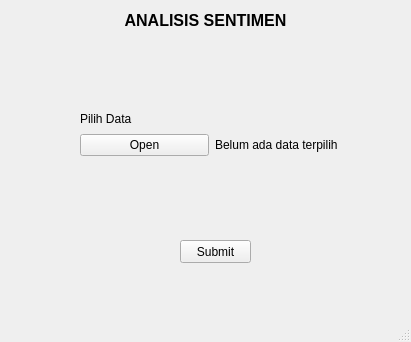
<?xml version="1.0" encoding="UTF-8"?>
<ui version="4.0">
 <class>Window1</class>
 <widget class="QMainWindow" name="Window1">
  <property name="geometry">
   <rect>
    <x>0</x>
    <y>0</y>
    <width>411</width>
    <height>342</height>
   </rect>
  </property>
  <property name="windowTitle">
   <string>Analisis Sentimen</string>
  </property>
  <widget class="QWidget" name="centralwidget">
   <widget class="QLabel" name="label">
    <property name="geometry">
     <rect>
      <x>0</x>
      <y>10</y>
      <width>411</width>
      <height>20</height>
     </rect>
    </property>
    <property name="font">
     <font>
      <pointsize>12</pointsize>
      <weight>75</weight>
      <bold>true</bold>
     </font>
    </property>
    <property name="text">
     <string>ANALISIS SENTIMEN</string>
    </property>
    <property name="alignment">
     <set>Qt::AlignCenter</set>
    </property>
   </widget>
   <widget class="QPushButton" name="btn_submit">
    <property name="geometry">
     <rect>
      <x>180</x>
      <y>240</y>
      <width>71</width>
      <height>23</height>
     </rect>
    </property>
    <property name="text">
     <string>Submit</string>
    </property>
   </widget>
   <widget class="QWidget" name="layoutWidget">
    <property name="geometry">
     <rect>
      <x>80</x>
      <y>110</y>
      <width>264</width>
      <height>46</height>
     </rect>
    </property>
    <layout class="QVBoxLayout" name="verticalLayout">
     <item>
      <widget class="QLabel" name="label_2">
       <property name="text">
        <string>Pilih Data</string>
       </property>
      </widget>
     </item>
     <item>
      <layout class="QHBoxLayout" name="horizontalLayout">
       <item>
        <widget class="QPushButton" name="btn_open_file">
         <property name="text">
          <string>Open</string>
         </property>
        </widget>
       </item>
       <item>
        <widget class="QLabel" name="label_nama_file">
         <property name="text">
          <string>Belum ada data terpilih</string>
         </property>
        </widget>
       </item>
      </layout>
     </item>
    </layout>
   </widget>
  </widget>
  <widget class="QMenuBar" name="menubar">
   <property name="geometry">
    <rect>
     <x>0</x>
     <y>0</y>
     <width>411</width>
     <height>21</height>
    </rect>
   </property>
  </widget>
  <widget class="QStatusBar" name="statusbar"/>
 </widget>
 <resources/>
 <connections/>
</ui>
